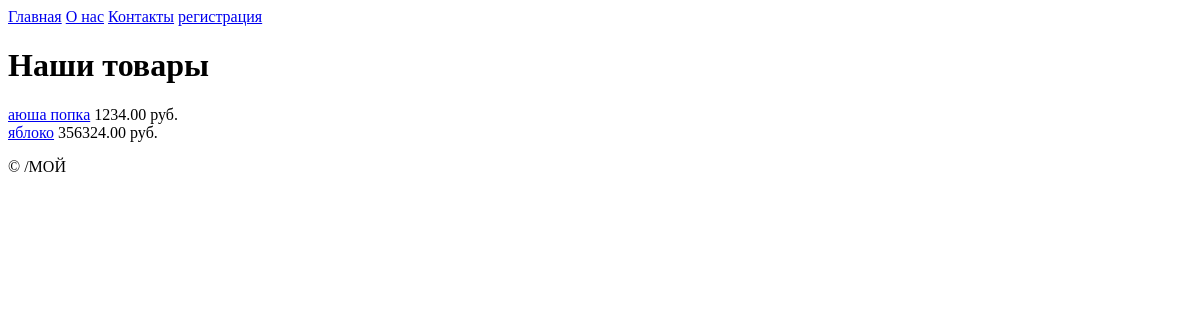
The app's page /, older data.
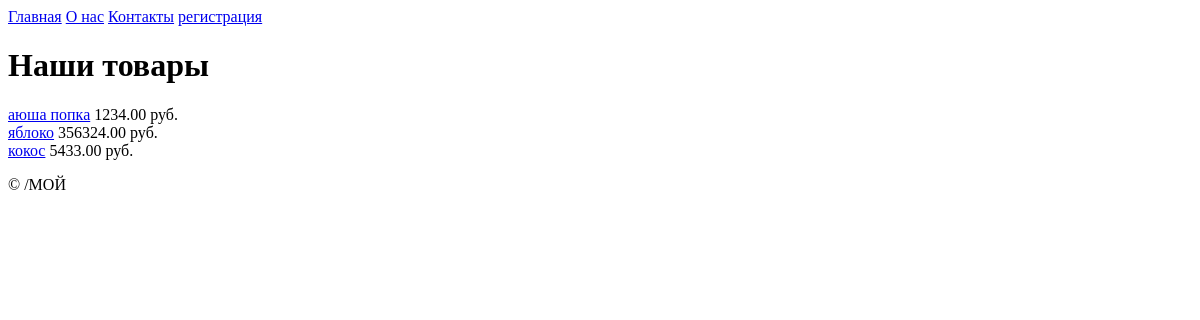
The same page, newer data.
### products/models.py (models this page shows, shortened)
class Product(models.Model):
    name = models.CharField(max_length=100)
    price = models.DecimalField(decimal_places=2, max_digits=10)
    description = models.TextField()
    category = models.ForeignKey('Category', on_delete=models.CASCADE,null=True,blank=True)
    image = models.ImageField(upload_to='products/')

### products/views.py (the view)
# urls.py: path('', views.home, name='home'),
def home(request):
    products = Product.objects.all()
    return render(request, 'products/home.html', {'products': products})

### products/templates/products/home.html (shortened to what this page needs)
{% extends 'products/base.html' %}
{% block content %}
    <h1>Наши товары</h1>
    {% for product in products %}
        <div>
            <a href="{% url 'product_detail' product.id %}">{{ product.name }}</a>
            <span>{{ product.price }} руб.</span>
        </div>
    {% empty %}
        <p>Товаров пока нет.</p>
    {% endfor %}
{% endblock %}

### products/templates/products/base.html (shortened to what this page needs)
<!DOCTYPE html>
<html lang="ru">
<head>
</head>
<body>
    <nav>
        <a href="{% url 'home' %}">Главная</a>
        <a href="{% url 'about' %}">О нас</a>
        <a href="{% url 'contact' %}">Контакты</a>
        <a href="{% url 'register' %}"> регистрация</a>
    </nav>
    <main>
        {% block content %}{% endblock %}
    </main>
    <footer>
        <p>© /МОЙ </p>
    </footer>
</body>
</html>

Row changes from the older to the newer data that the page shows:
added Product: name "кокос", price "5433.00"
